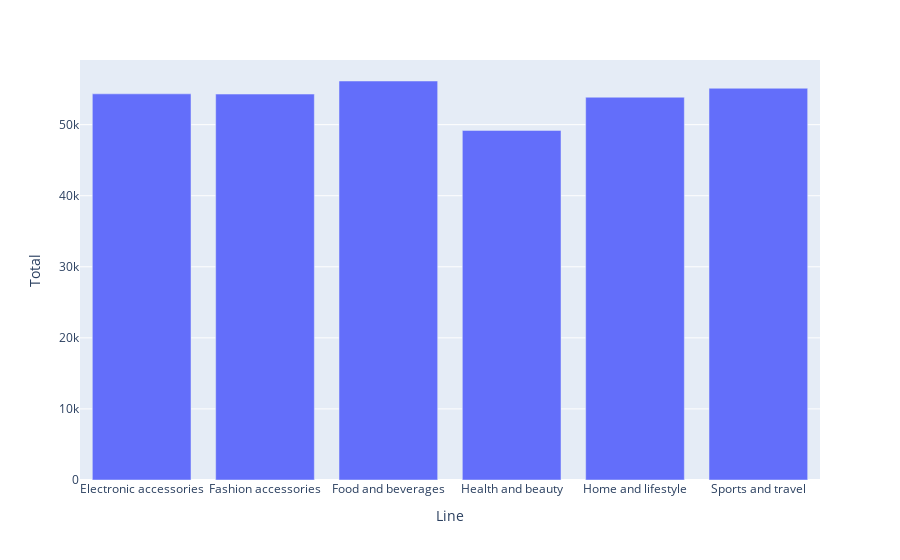

The notebook cell saved with this chart:
### Markdown cell above
#### Amount of total sum of purchases by product lined

### Code cell
df = pd.DataFrame({'Line': sales['Product line'], 'City': sales['City'], 'Total': sales['Total']})
df = pd.DataFrame(df.groupby('Line')['Total'].sum())
fig = px.bar(df.reset_index(), x='Line', y='Total')
fig.show()

### Figure 1 — Plotly figure (JSON) as saved in the notebook; plotly's stock layout.template omitted (floating-point values rounded to 4 significant figures)
{"data": [{"alignmentgroup": "True", "hovertemplate": "Line=%{x}<br>Total=%{y}<extra></extra>", "legendgroup": "", "marker": {"color": "#636efa", "pattern": {"shape": ""}}, "name": "", "offsetgroup": "", "orientation": "v", "showlegend": false, "textposition": "auto", "type": "bar", "x": ["Electronic accessories", "Fashion accessories", "Food and beverages", "Health and beauty", "Home and lifestyle", "Sports and travel"], "xaxis": "x", "y": [54340.0, 54310.0, 56140.0, 49190.0, 53860.0, 55120.0], "yaxis": "y"}], "layout": {"barmode": "relative", "legend": {"tracegroupgap": 0}, "margin": {"t": 60}, "xaxis": {"anchor": "y", "domain": [0, 1], "title": {"text": "Line"}}, "yaxis": {"anchor": "x", "domain": [0, 1], "title": {"text": "Total"}}}}
